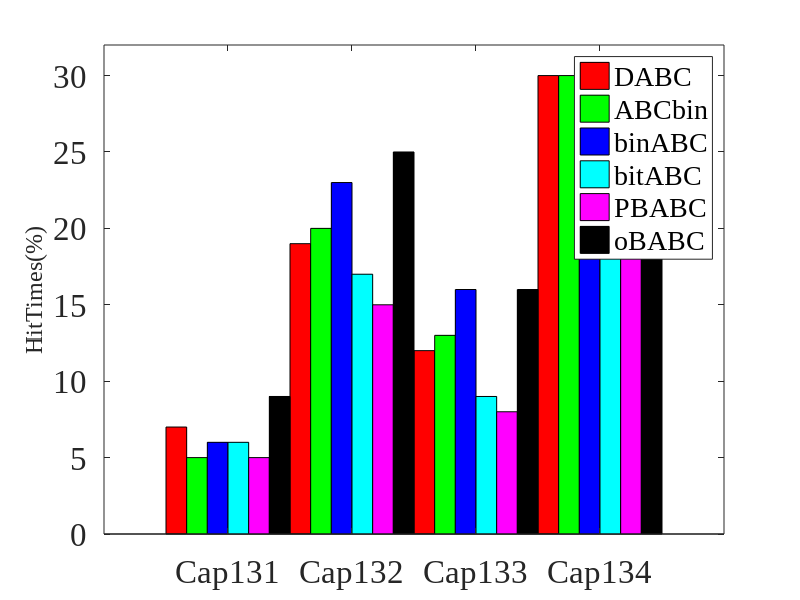

This chart was generated by the following MATLAB code: (Note: this script raises an error after producing the figure.)
clear;
clc;
close all
figure('position',[150,100,900,550])%确定图片的位置和大小，[x y width height]
%准备数据

Y=[7,5,6,6,5,9;19,20,23,17,15,25;12,13,16,9,8,16;30	30	30	30	30	30;];
X=1:4;
 %画出4组柱状图，宽度1
h=bar(X,Y,1);      
 %修改横坐标名称、字体
set(gca,'XTickLabel',{'Cap131','Cap132','Cap133','Cap134'},'FontSize',24,'FontName','Times New Roman');
% 设置柱子颜色,颜色为RGB三原色，每个值在0~1之间即可
%color = {'#77AC30','#22FF33','#7E2F8E','#A39480','#000000','#FF0000','#0000FF','#0072BD','#FF6100','#292421','#6A5ACD','#385E0F'};
set(h(1),'FaceColor','r')     
set(h(2),'FaceColor','g')    
set(h(3),'FaceColor','b')   
set(h(4),'FaceColor','c')  
set(h(5),'FaceColor','m') 
set(h(6),'FaceColor','k') 
ylim([0,32]);      %y轴刻度
%修改x,y轴标签
ylabel('\fontname{Times New Roman}\fontsize{24}HitTimes(%)');
% xlabel('\fontname{Times New Roman}\fontsize{14}不同组'); 
%修改图例
legend({'\fontname{Times New Roman}DABC','\fontname{Times New Roman}ABCbin' ...
    ,'\fontname{Times New Roman}binABC','\fontname{Times New Roman}bitABC' ...
    ,'\fontname{Times New Roman}PBABC','\fontname{Times New Roman}oBABC'} ...
    ,'FontSize',20);

xtips2 = h(1).XEndPoints;
ytips2 = h(1).YEndPoints;
labels2 = string(h(1).YData);
text(xtips2,ytips2,labels2,'HorizontalAlignment','center',...
    'VerticalAlignment','bottom')
xtips2 = h(2).XEndPoints;
ytips2 = h(2).YEndPoints;
labels2 = string(h(2).YData);
text(xtips2,ytips2,labels2,'HorizontalAlignment','center',...
    'VerticalAlignment','bottom')

xtips2 = h(3).XEndPoints;
ytips2 = h(3).YEndPoints;
labels2 = string(h(3).YData);
text(xtips2,ytips2,labels2,'HorizontalAlignment','center',...
    'VerticalAlignment','bottom')

xtips2 = h(4).XEndPoints;
ytips2 = h(4).YEndPoints;
labels2 = string(h(4).YData);
text(xtips2,ytips2,labels2,'HorizontalAlignment','center',...
    'VerticalAlignment','bottom')

xtips2 = h(5).XEndPoints;
ytips2 = h(5).YEndPoints;
labels2 = string(h(5).YData);
text(xtips2,ytips2,labels2,'HorizontalAlignment','center',...
    'VerticalAlignment','bottom')

xtips2 = h(6).XEndPoints;
ytips2 = h(6).YEndPoints;
labels2 = string(h(6).YData);
text(xtips2,ytips2,labels2,'HorizontalAlignment','center',...
    'VerticalAlignment','bottom')